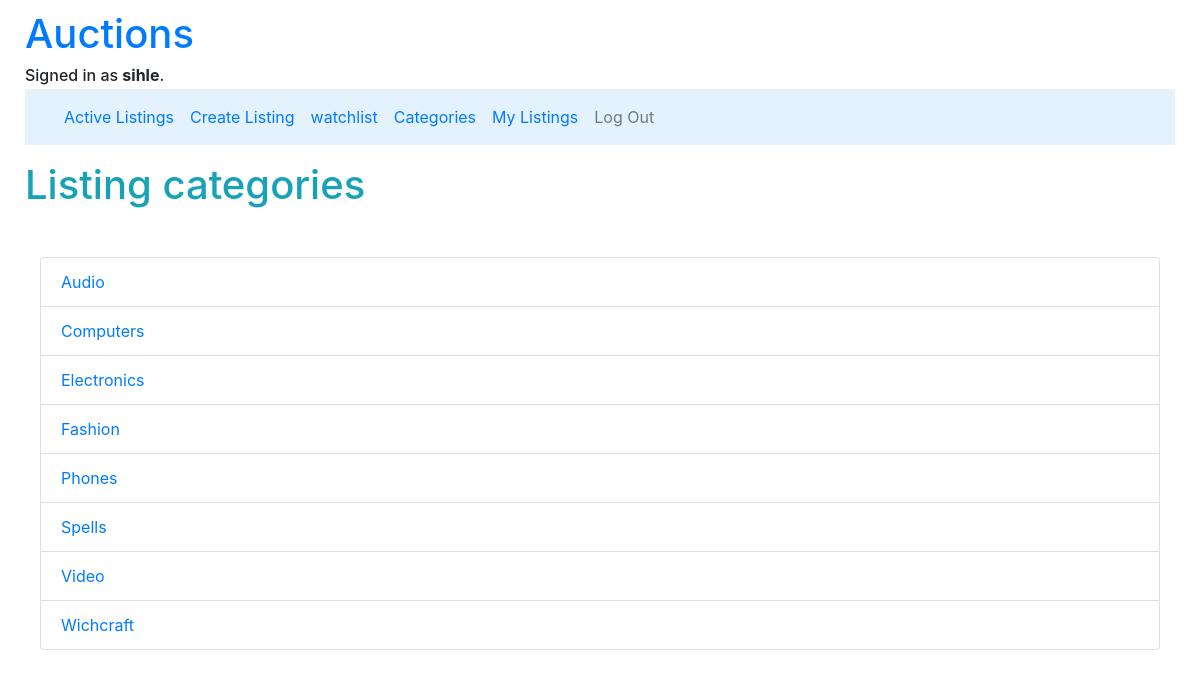
Page /category (signed in) on the committed database.
### auctions/models.py (models this page shows, shortened)
class User(AbstractUser):
    mobile = models.BigIntegerField(null = True)
    listings = models.ManyToManyField("Listing", blank=True, related_name="user_listings")
    bids = models.ManyToManyField("Bid", blank=True, related_name="user_bids")

class Category(models.Model):
    name = models.CharField(max_length= 20, default="none")

### auctions/views.py (the view)
# urls.py: path("category", views.category_view, name="category"),
@login_required
def category_view(request):
    return render(request,"auctions/category.html",{"categories": Category.objects.all().order_by('name').values()})
    pass

### auctions/templates/auctions/category.html (shortened to what this page needs)
{% extends "auctions/layout.html" %}
{% block body %}
    <h1 class="display mb-5 mt-3 text-info">Listing categories</h1>
    <div class="container-fluid">
        <ul class="list-group">
            {% for category in categories %}
                <li class="list-group-item"><a href="{% url 'filtered' category.id %}">{{category.name}}</a></li>
                {% empty %}
                <li class="list-group-item"> No Categories added</li>
            {% endfor %}
        </ul>
    </div>
{% endblock %}

### auctions/templates/auctions/layout.html (shortened to what this page needs)
{% load static %}
<!DOCTYPE html>
<html lang="en">
    <head>
        <link rel="stylesheet" href="https://stackpath.bootstrapcdn.com/bootstrap/4.4.1/css/bootstrap.min.css">
        <link href="{% static 'auctions/styles.css' %}" rel="stylesheet">
    </head>
    <div class="container-fluid">
        <body>
            <a href="{% url 'index' %}"><h1>Auctions</h1></a>
            <div>
                {% if user.is_authenticated %}
                    <h6 class="mb-1">Signed in as <strong>{{ user.username }}</strong>.</h5>
                {% else %}
                    Not signed in.
                {% endif %}
            </div>
            <nav class="navbar navbar-expand-lg navbar-light" style="background-color: #e3f2fd;">
                <div class="container-fluid">
                  <div class="collapse navbar-collapse" id="navbarNav">
                    <ul class="navbar-nav">
                        <li class="nav-item">
                            <a class="nav-link text-primary" href="{% url 'index' %}">Active Listings</a>
                        </li>
                        {% if user.is_authenticated %}
                            <li class="nav-item">
                                <a class="nav-link text-primary" href="{% url 'create' %}">Create Listing</a>
                            </li>
                            <li class="nav-item">
                                <a class="nav-link text-primary" href="{% url 'watchlist' %}">watchlist</a>
                            </li>
                            <li class="nav-item">
                                <a class="nav-link text-primary" href="{% url 'category' %}">Categories</a>
                            </li>
                            <li class="nav-item">
                                <a class="nav-link text-primary" href="{% url 'mylistings' %}">My Listings</a>
                            </li>
                            <li class="nav-item">
                                <a class="nav-link" href="{% url 'logout' %}">Log Out</a>
                            </li>
                        {% endif %}
                    </ul>
                    <br>
                  </div>
                </div>
              </nav>
            {% block body %}
            {% endblock %}
        </body>
    </div>
</html>

### auctions/static/auctions/styles.css (style rules this page uses)
body { padding: 10px; }

### rows in the picture
User: username "sihle"
Category: name "Audio"
Category: name "Computers"
Category: name "Electronics"
Category: name "Fashion"
Category: name "Phones"
Category: name "Spells"
Category: name "Video"
Category: name "Wichcraft"
